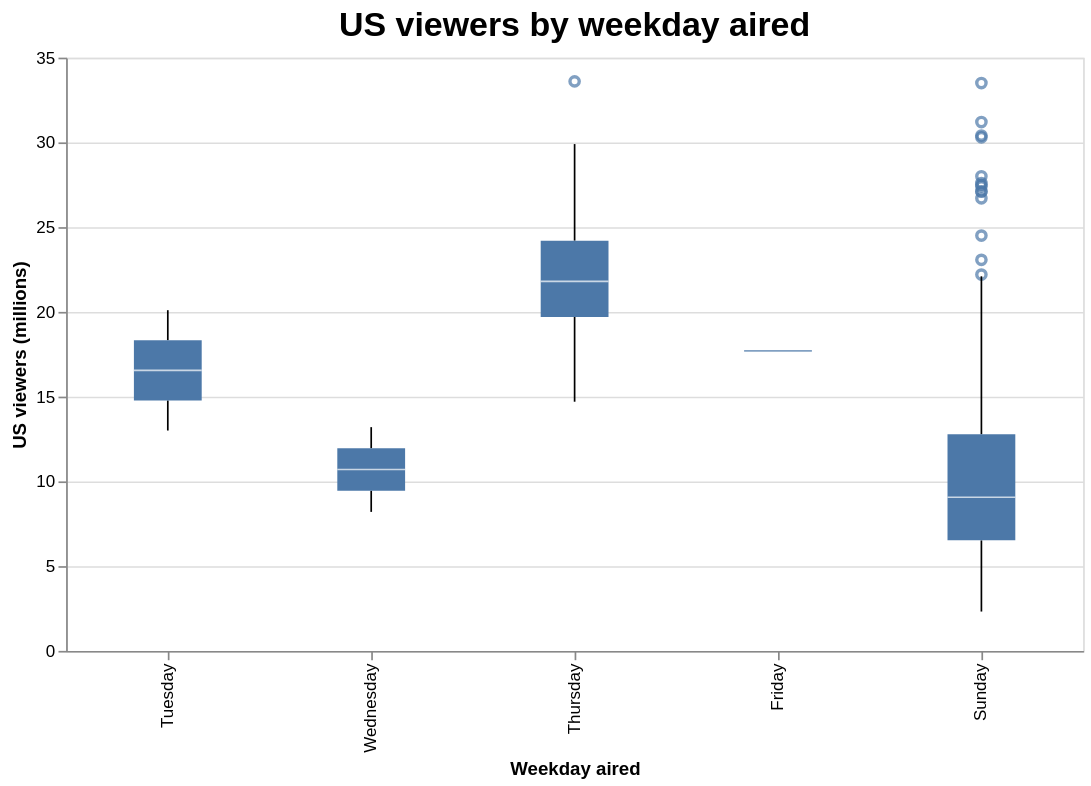

The cell this chart's notebook holds for it:
### Markdown cell above
## 4. Are the number of viewers for the episodes related to the weekday they were aired?

### Code cell
weekday_order = ["Monday", "Tuesday", "Wednesday","Thursday", "Friday", "Saturday", "Sunday"]

weekday_map = {
    0: "Monday",
    1: "Tuesday",
    2: "Wednesday",
    3: "Thursday",
    4: "Friday",
    5: "Saturday",
    6: "Sunday"
}

df["weekday"] = df["weekday_num"].map(weekday_map)

chart_4 = alt.Chart(df).mark_boxplot(size=40).encode(
    x=alt.X("weekday:N", sort=weekday_order, title="Weekday aired"),
    y=alt.Y("us_viewers_in_millions:Q", title="US viewers (millions)"),
).properties(
    title="US viewers by weekday aired",
    width=600,
    height=350
).configure_title(
    fontSize=20
)

chart_4

### Figure 1 — Vega-Lite specification as saved in the notebook (floating-point values rounded to 4 significant figures; data arrays with more than 128 entries replaced by an {"elided": "..."} marker saying what was removed)
{"config": {"view": {"continuousWidth": 300, "continuousHeight": 300}, "title": {"fontSize": 20}}, "data": {"name": "data-80ba373fbdd41a9a45ac4cccbee52249"}, "mark": {"type": "boxplot", "size": 40}, "encoding": {"x": {"field": "weekday", "sort": ["Monday", "Tuesday", "Wednesday", "Thursday", "Friday", "Saturday", "Sunday"], "title": "Weekday aired", "type": "nominal"}, "y": {"field": "us_viewers_in_millions", "title": "US viewers (millions)", "type": "quantitative"}}, "height": 350, "title": "US viewers by weekday aired", "width": 600, "$schema": "https://vega.github.io/schema/vega-lite/v5.20.1.json", "datasets": {"data-80ba373fbdd41a9a45ac4cccbee52249": {"elided": "596 records"}}}
